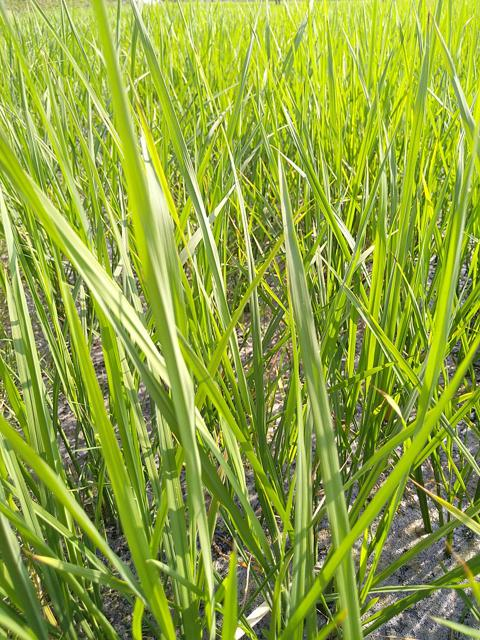
#> input picture multiclass/normal_100/100002.jpg, 480 x 640 px, found by its file name
$ jupyter execute test.ipynb
#> lines starting #> are read from the running program, lines starting #| are printed output that depends on the picture
[cell 1]
import numpy as np
import cv2
import matplotlib.pyplot as plt
from sklearn.model_selection import train_test_split
from sklearn.linear_model import LogisticRegression

[cell 2]
img = cv2.imread('../binary/normal/100002.jpg')
#> img is the input picture: shape (640, 480, 3); mean B, G, R 61.6, 164.9, 144.4
print(img.shape)
#| (640, 480, 3)
img = cv2.resize(img, (224, 224))
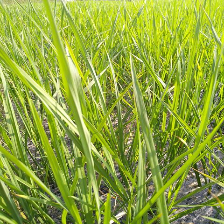
#> img: shape (224, 224, 3); mean B, G, R 61.5, 164.8, 144.3
print(img.shape)
#| (224, 224, 3)
plt.imshow(img)

[cell 3]
print(img)
#> (printed output is left out)

[cell 4]
img_flat = img.flatten()
img_reshaped = img_flat.reshape((224, 224, 3))
print(img_reshaped)
#> (printed output is left out)
plt.imshow(img_reshaped)


$ run again, with multiclass/normal_100/100025.jpg copied over multiclass/normal_100/100002.jpg
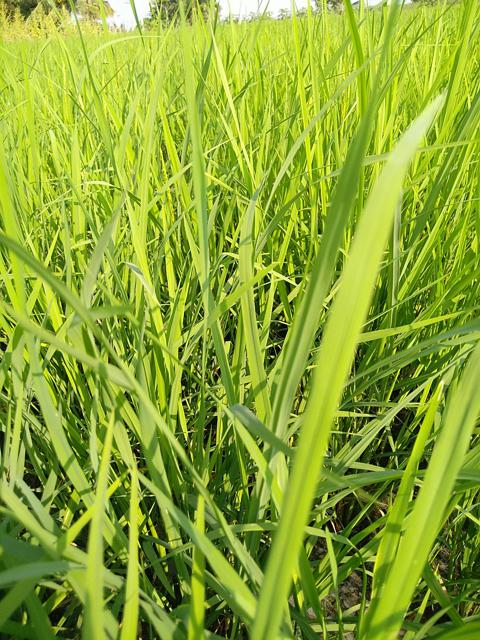
#> input picture multiclass/normal_100/100025.jpg, 480 x 640 px, found by its file name
#> img is the input picture: shape (640, 480, 3); mean B, G, R 51.4, 166.5, 139.6
#| (640, 480, 3)
#> `img = cv2.resize(img, (224, 224))`:
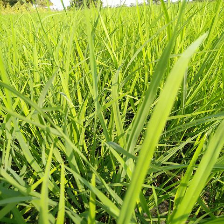
#> img: shape (224, 224, 3); mean B, G, R 51.4, 166.4, 139.6
#| (224, 224, 3)
#> (printed output is left out)
#> (printed output is left out)

$ run again, with multiclass/normal_100/100053.jpg copied over multiclass/normal_100/100002.jpg
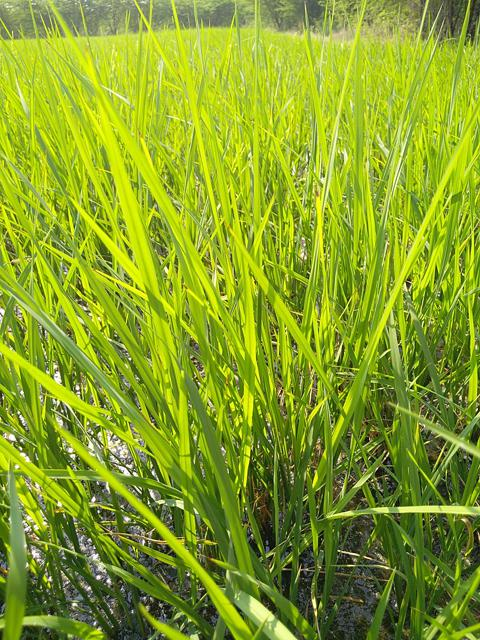
#> input picture multiclass/normal_100/100053.jpg, 480 x 640 px, found by its file name
#> img is the input picture: shape (640, 480, 3); mean B, G, R 39.3, 160.4, 135.5
#| (640, 480, 3)
#> `img = cv2.resize(img, (224, 224))`:
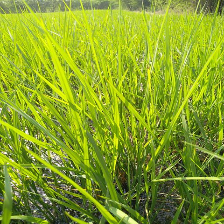
#> img: shape (224, 224, 3); mean B, G, R 39.1, 160.3, 135.3
#| (224, 224, 3)
#> (printed output is left out)
#> (printed output is left out)

$ run again, with multiclass/normal_100/100152.jpg copied over multiclass/normal_100/100002.jpg
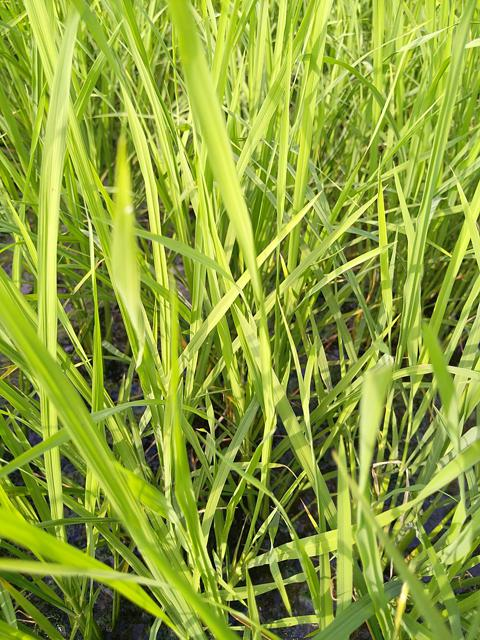
#> input picture multiclass/normal_100/100152.jpg, 480 x 640 px, found by its file name
#> img is the input picture: shape (640, 480, 3); mean B, G, R 58.6, 162.4, 142.2
#| (640, 480, 3)
#> `img = cv2.resize(img, (224, 224))`:
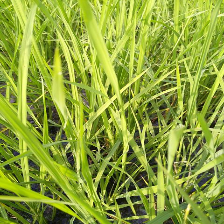
#> img: shape (224, 224, 3); mean B, G, R 58.5, 162.3, 142
#| (224, 224, 3)
#> (printed output is left out)
#> (printed output is left out)
